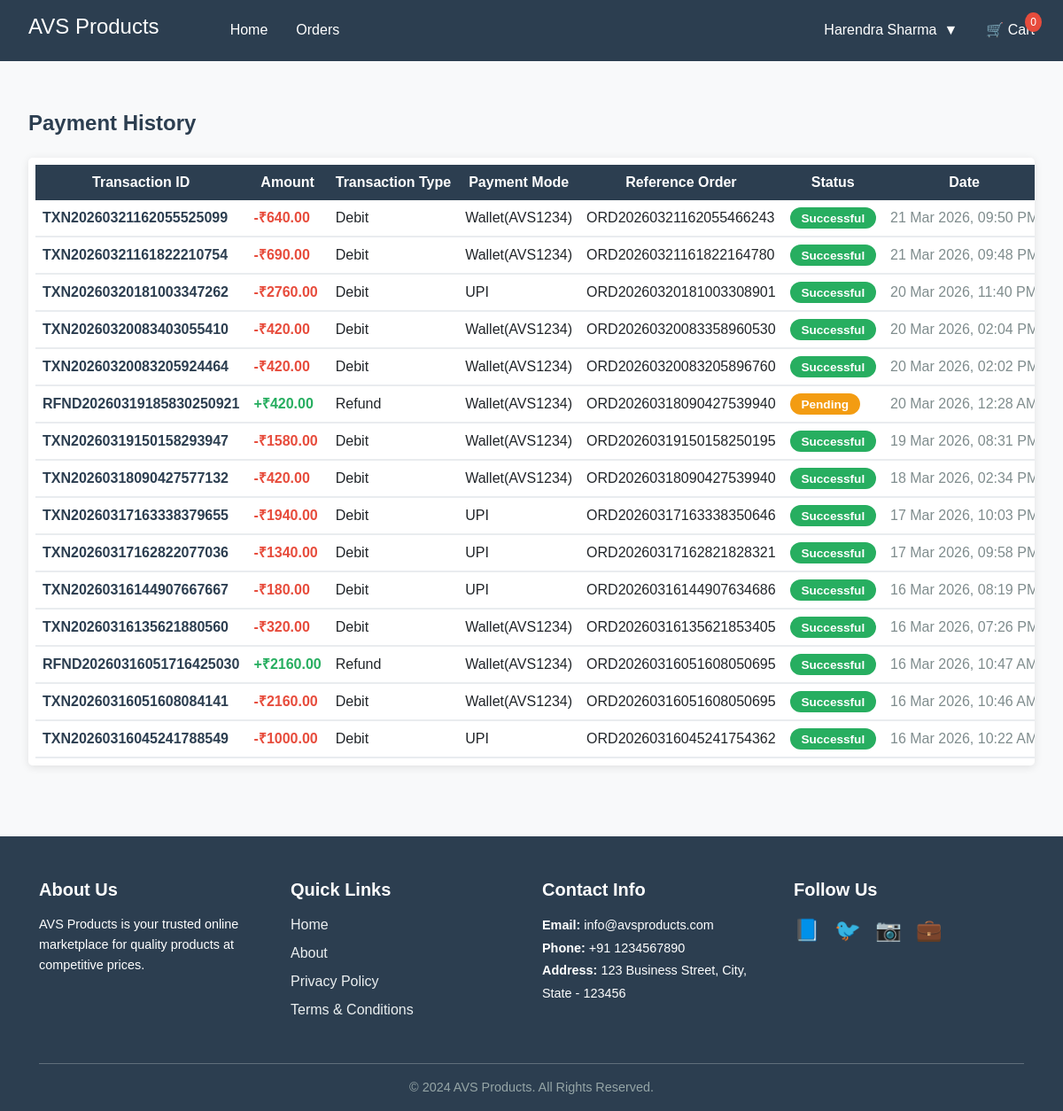
Page /payment-history/ (signed in) on the earlier database version.
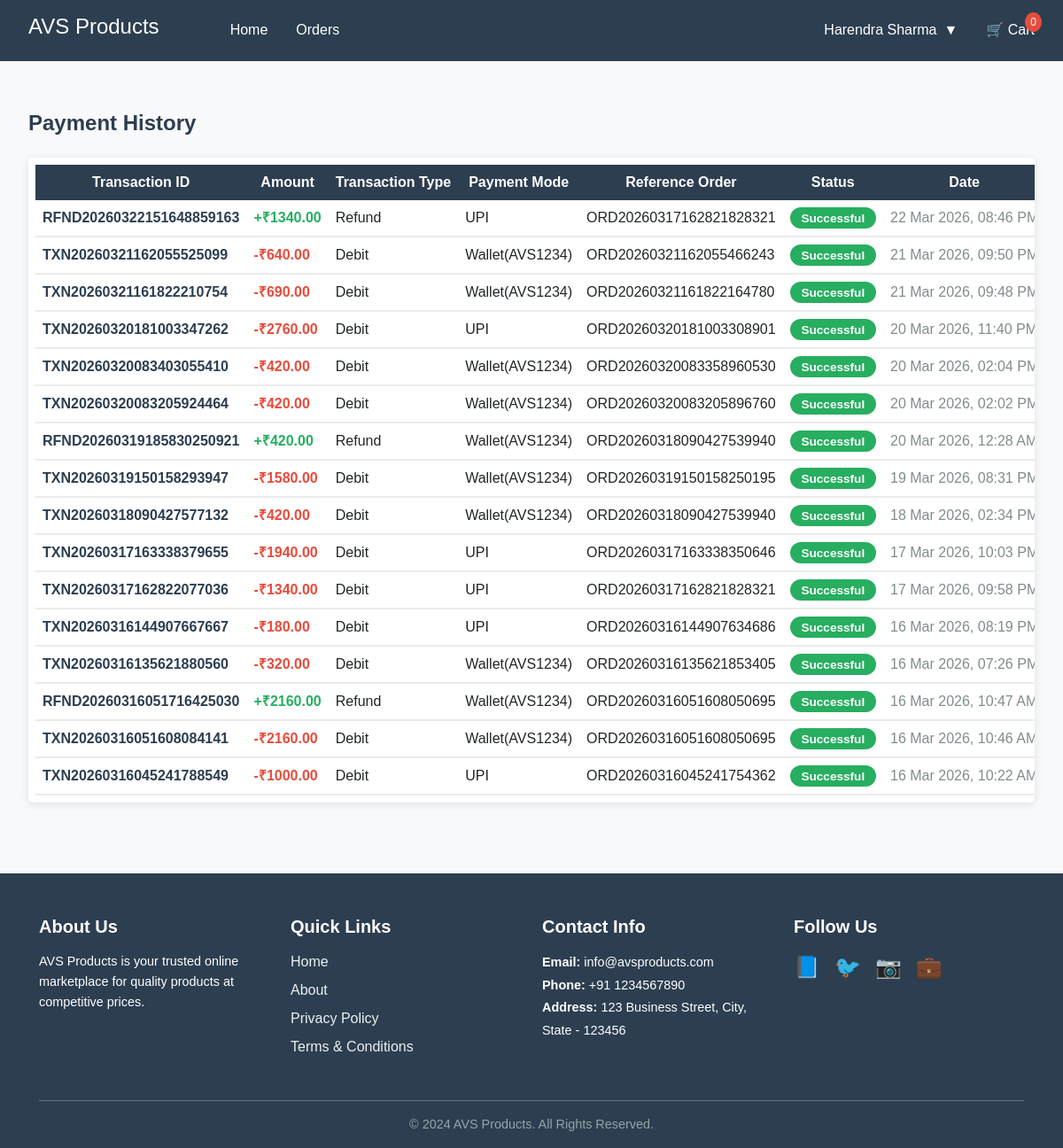
Same page on the later database version.
### management/models.py (models this page shows, shortened)
class Payment(models.Model):
    class Meta:
        db_table = 'business_payment'
    STATUS_CHOICES = [
        ('Pending', 'Pending'),
        ('Processing', 'Processing'),
        ('Successful', 'Successful'),
        ('Failed', 'Failed'),
        ('Cancelled', 'Cancelled'),
    ]
    PAYMENT_MODE_CHOICES = [
        ('Cash', 'Cash'),
        ('Card', 'Card'),
        ('UPI', 'UPI'),
        ('Net Banking', 'Net Banking'),
        ('Wallet', 'Wallet'),
    ]
    TRANSACTION_TYPE_CHOICES = [
        ('Credit', 'Credit'),
        ('Debit', 'Debit'),
        ('Refund', 'Refund'),
        ('Cashback', 'Cashback'),
    ]
    id = models.AutoField(primary_key=True)
    transaction_id = models.CharField(max_length=100, unique=True)
    amount = models.DecimalField(max_digits=10, decimal_places=2)
    status = models.CharField(max_length=20, choices=STATUS_CHOICES, default='Pending')
    payment_mode = models.CharField(max_length=50, choices=PAYMENT_MODE_CHOICES)
    transaction_type = models.CharField(max_length=20, choices=TRANSACTION_TYPE_CHOICES)
    reference_order = models.ForeignKey(Order, to_field='order_id', on_delete=models.CASCADE)
    avs_wallet_id = models.CharField(max_length=50, blank=True, null=True)
    refund_for = models.CharField(max_length=100, blank=True, null=True)
    created_at = models.DateTimeField(auto_now_add=True)
    created_by = models.CharField(max_length=100)
    processing_at = models.DateTimeField(blank=True, null=True)
    processing_by = models.CharField(max_length=100, blank=True, null=True)
    modified_at = models.DateTimeField(auto_now=True)
    modified_by = models.CharField(max_length=100, blank=True, null=True)

class Wallet(models.Model):
    class Meta:
        db_table = 'business_wallet'
    WALLET_TYPE_CHOICES = [
        ('AVS', 'AVS'),
        ('Other', 'Other'),
    ]
    wallet_id = models.CharField(max_length=50, primary_key=True)
    user_id = models.ForeignKey(Customer, to_field='username', on_delete=models.CASCADE, blank=True, null=True)
    wallet_type = models.CharField(max_length=50, choices=WALLET_TYPE_CHOICES)
    wallet_amount = models.DecimalField(max_digits=10, decimal_places=2, default=0.00)
    customer_name = models.CharField(max_length=255)
    customer_id = models.CharField(max_length=50)
    customer_mobile = models.CharField(max_length=20)
    created_at = models.DateTimeField(auto_now_add=True)
    created_by = models.CharField(max_length=100)
    modified_at = models.DateTimeField(auto_now=True)
    modified_by = models.CharField(max_length=100, blank=True, null=True)

class Order(models.Model):
    ORDER_STATUS_CHOICES = [
        ('Pending', 'Pending'),
        ('Placed', 'Placed'),
        ('Confirmed', 'Confirmed'),
        ('Processing', 'Processing'),
        ('Shipped', 'Shipped'),
        ('Delivered', 'Delivered'),
        ('Cancelled', 'Cancelled'),
    ]
    PAYMENT_METHOD_CHOICES = [
        ('Wallet', 'Wallet'),
        ('Cash', 'Cash'),
        ('COD', 'COD'),
        ('Card', 'Card'),
        ('UPI', 'UPI'),
        ('Net Banking', 'Net Banking'),
    ]
    PAYMENT_STATUS_CHOICES = [
        ('Pending', 'Pending'),
        ('Successful', 'Successful'),
        ('Failed', 'Failed'),
        ('Cancelled', 'Cancelled'),
    ]
    PLACED_TYPE_CHOICES = [
        ('Online', 'Online'),
        ('Offline', 'Offline'),
    ]
    ORDER_TYPE_CHOICES = [
        ('New', 'New'),
        ('Return', 'Return'),
        ('Exchange', 'Exchange'),
        ('Cancel', 'Cancel'),
    ]
    order_id = models.CharField(max_length=50, primary_key=True)
    customer_name = models.CharField(max_length=255)
    customer_email = models.EmailField()
    customer_phone = models.CharField(max_length=20)
    bill_name = models.CharField(max_length=255)
    bill_phone = models.CharField(max_length=20)
    bill_address1 = models.CharField(max_length=255)
    bill_address2 = models.CharField(max_length=255, blank=True, null=True)
    bill_city = models.CharField(max_length=100)
    bill_state = models.CharField(max_length=100)
    bill_pin = models.CharField(max_length=10)
    bill_country = models.CharField(max_length=100, default='India')
    ship_name = models.CharField(max_length=255)
    ship_phone = models.CharField(max_length=20)
    ship_address1 = models.CharField(max_length=255)
    ship_address2 = models.CharField(max_length=255, blank=True, null=True)
    ship_city = models.CharField(max_length=100)
    ship_state = models.CharField(max_length=100)
    ship_pin = models.CharField(max_length=10)
    ship_country = models.CharField(max_length=100, default='India')
    total_amount = models.DecimalField(max_digits=10, decimal_places=2)
    delivery_charge = models.DecimalField(max_digits=10, decimal_places=2, default=0)
    sold_by = models.CharField(max_length=100)
    order_status = models.CharField(max_length=20, choices=ORDER_STATUS_CHOICES, default='Placed')
    payment_method = models.CharField(max_length=50, choices=PAYMENT_METHOD_CHOICES)
    payment_status = models.CharField(max_length=20, choices=PAYMENT_STATUS_CHOICES, default='Pending')
    placed_type = models.CharField(max_length=20, choices=PLACED_TYPE_CHOICES)
    old_order_id = models.CharField(max_length=50, blank=True, null=True)
    order_type = models.CharField(max_length=20, choices=ORDER_TYPE_CHOICES, default='New')
    transaction_id = models.CharField(max_length=100, blank=True, null=True)
    tracking_number = models.CharField(max_length=100, blank=True, null=True)
    items_details = models.TextField(blank=True, null=True)
    placed_at = models.DateTimeField(auto_now_add=True)
    placed_by = models.CharField(max_length=100, blank=True, null=True)
    confirmed_at = models.DateTimeField(blank=True, null=True)
    confirmed_by = models.CharField(max_length=100, blank=True, null=True)
    confirmed_comments = models.TextField(blank=True, null=True)
    processing_at = models.DateTimeField(blank=True, null=True)
    processing_by = models.CharField(max_length=100, blank=True, null=True)
    processing_comments = models.TextField(blank=True, null=True)
    shipped_at = models.DateTimeField(blank=True, null=True)
    shipped_by = models.CharField(max_length=100, blank=True, null=True)
    shipped_comments = models.TextField(blank=True, null=True)
    delivered_at = models.DateTimeField(blank=True, null=True)
    delivered_by = models.CharField(max_length=100, blank=True, null=True)
    delivered_comments = models.TextField(blank=True, null=True)
    cancelled_at = models.DateTimeField(blank=True, null=True)
    cancelled_by = models.CharField(max_length=100, blank=True, null=True)
    cancelled_comments = models.TextField(blank=True, null=True)
    created_at = models.DateTimeField(auto_now_add=True)
    created_by = models.CharField(max_length=100)
    modified_at = models.DateTimeField(auto_now=True)
    modified_by = models.CharField(max_length=100, blank=True, null=True)
    modified_comments = models.TextField(blank=True, null=True)
    invoice_no = models.IntegerField(unique=True, null=True, blank=True)
    class Meta:
        db_table = 'business_order'

### customer/views.py (the view)
# urls.py: path('payment-history/', views.payment_history, name='payment_history'),
def payment_history(request):
    if not request.session.get('is_logged_in'):
        return redirect('login')
    from management.models import Payment, Wallet
    username = request.session.get('user_id')
    user = Customer.objects.filter(username=username).first()
    orders = Order.objects.filter(created_by=username).exclude(payment_status='Pending').order_by('-created_at')
    payments = Payment.objects.filter(Q(reference_order__created_by=username) | Q(refund_for=username)).order_by('-created_at')
    linked_wallets = Wallet.objects.filter(user_id=user, wallet_type='AVS')
    return render(request, 'customer/payment_history.html', {'orders': orders, 'payments': payments, 'user': user, 'linked_wallets': linked_wallets})

### seller/context_processors.py (called while the page is built, shortened)
def staff_info(request):
    return {}

### templates/customer/payment_history.html (shortened to what this page needs)
{% extends 'customer/base.html' %}
{% block content %}
<div class="container mt-4">
    <h4 class="mb-4" style="color: #2c3e50; font-weight: bold;">Payment History</h4>
    <div class="table-container">
        {% if payments %}
        <table>
            <thead>
                <tr>
                    <th>Transaction ID</th>
                    <th>Amount</th>
                    <th>Transaction Type</th>
                    <th>Payment Mode</th>
                    <th>Reference Order</th>
                    <th>Status</th>
                    <th>Date</th>
                </tr>
            </thead>
            <tbody>
                {% for payment in payments %}
                <tr>
                    <td style="font-weight: 600; color: #2c3e50;">{{ payment.transaction_id }}</td>
                    <td style="font-weight: bold; {% if payment.transaction_type == 'Debit' %}color: #e74c3c;{% else %}color: #27ae60;{% endif %}">
                        {% if payment.transaction_type == 'Debit' %}-{% else %}+{% endif %}₹{{ payment.amount }}
                    </td>
                    <td>{{ payment.transaction_type }}</td>
                    <td>{% if payment.payment_mode == 'Wallet' and payment.avs_wallet_id %}{% for wallet in linked_wallets %}{% if wallet.wallet_id == payment.avs_wallet_id %}Wallet({{ wallet.customer_id }}){% endif %}{% endfor %}{% else %}{{ payment.payment_mode }}{% endif %}</td>
                    <td>{{ payment.reference_order.order_id }}</td>
                    <td><span class="status-badge status-{{ payment.status|lower }}">{{ payment.status }}</span></td>
                    <td style="color: #7f8c8d;">{{ payment.created_at|date:"d M Y, h:i A" }}</td>
                </tr>
                {% endfor %}
            </tbody>
        </table>
        {% else %}
        <div class="no-payments">
            <h4>No payment history</h4>
            <p>Your completed payments will appear here.</p>
        </div>
        {% endif %}
    </div>
</div>
{% endblock %}

Differences in the rows shown:
added Payment: transaction_id "RFND20260322151648859163", amount "1340.00", transaction_type "Refund", payment_mode "UPI", reference_order.order_id "ORD20260317162821828321", status "Successful", created_at "22 Mar 2026, 08:46…"
changed Payment "RFND20260319185830250921": status "Pending" → "Successful"
